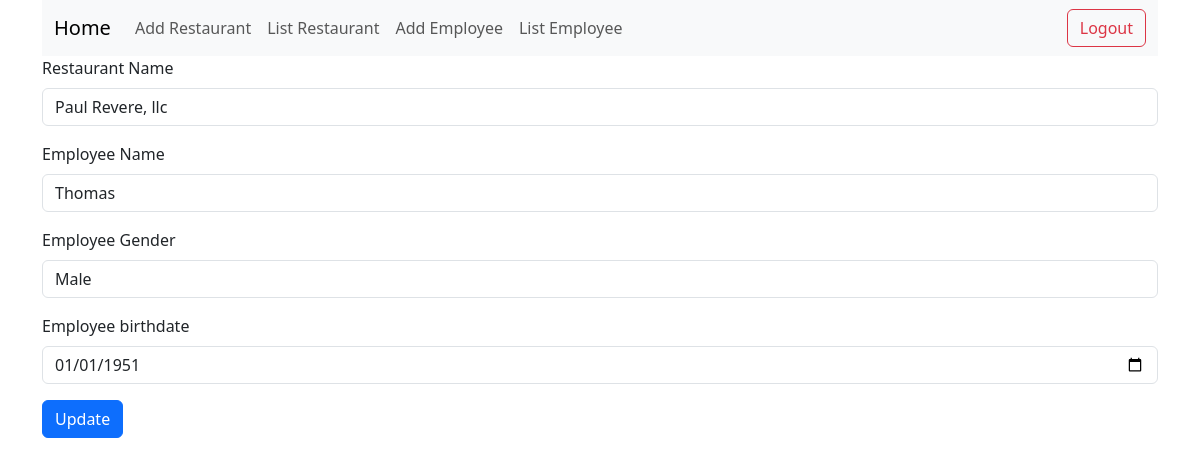
/index.php?cmd=edit_employee&eid=1 (signed in), run on the app's committed database.
### tables this page shows
CREATE TABLE `employees` (
  `id` int(11) NOT NULL,
  `employee_name` varchar(255) NOT NULL,
  `employee_gender` tinytext NOT NULL,
  `employee_bdate` varchar(255) NOT NULL,
  `fk_resto_id` int(11) NOT NULL,
  `deleted_at` varchar(255) DEFAULT NULL,
  `created_at` datetime NOT NULL DEFAULT current_timestamp()
);

### include/dbic.php (called while the page is built, shortened)
<?php
class dbic {
	public $conn = null;
	private $encoding = "utf8";
	public function __construct($debug = false) {
        try {
			$this->conn = new PDO('mysql:host='.DBI_SERVER.';dbname='.DBI_NAME.';charset='.$this->encoding.'mb4', DBI_USER, DBI_PASS,array(PDO::ATTR_EMULATE_PREPARES => false, PDO::ATTR_ERRMODE => PDO::ERRMODE_EXCEPTION));
		} catch(PDOException $ex) {
			echo "An Error occured!";
			exit();
		}
	}
	public function runQuery($qry,$params) {
		$stmt = $this->conn->prepare($qry);
		$stmt->execute($params);
		return $stmt;
	}
	public function fetch_data($qry,$params,$errcont=false) {
		$stmt = $this->conn->prepare($qry);
		$stmt->execute($params);
		return $stmt->fetch();
	}
}
?>

### edit_employee.php (the view, shortened to what this page needs)
<div class="edit-employee">
<form action="actions.php" method="post">
    <?php
        $qry = "select * from employees where id=?";
        $result = $db->fetch_data($qry,array($_REQUEST['eid']));
    ?>
    <div class="mb-3">
    <label for="resto_name" class="form-label">Restaurant Name</label>
    <select name="fk_resto_id" id="resto_name" class="form-control">
        <?php
            $qry = "SELECT id, restaurant_name FROM restaurants";
            $r_name = $db->runQuery($qry,array());
            while ($row = $r_name->fetchObject()) {
                $selected = $result['fk_resto_id']==$row->id ? 'selected' : '';
                echo '<option value="'.$row->id.'" '.$selected.'>'.$row->restaurant_name.'</option>';
            }
        ?>
    </select>
    </div>
  <div class="mb-3">
    <label for="employee_name" class="form-label">Employee Name</label>
    <input type="text" class="form-control" id="employee_name" name="employee_name" value="<?php echo $result['employee_name'] ?>">
  </div>
  <div class="mb-3">
  <label for="employee_gender" class="form-label">Employee Gender</label>
    <select name="employee_gender" class="form-control" id="employee_gender">
        <option value="m" <?php echo $result['employee_gender']=='m'?'selected':'' ?>>Male</option>
    </select>
    </div>
<div class="mb-3">
    <label for="employee_bdate" class="form-label">Employee birthdate</label>
    <input type="date" class="form-control" id="employee_bdate" name="employee_bdate" value="<?php echo $result['employee_bdate'] ?>">
  </div>
  <button type="submit" class="btn btn-primary">Update</button>
</form>
</div>

### data on the page
employees: employee_name "Thomas", employee_gender "Male", employee_bdate "01/01/1951"

### other printed values
form field fk_resto_id "Paul Revere, llc"
